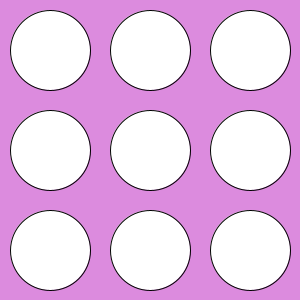
Frame 1 (no input)
Frame 60 (the mouse pressed at the canvas centre just before this capture): identical to frame 1, image omitted
Frame 120 (the mouse held since frame 60 and released just before this capture): identical to frame 1, image omitted

The Processing sketch that drew this single still picture (run headless with seeded random() and noise(); from frame 60 on, the mouse is pressed at the canvas centre):

// Processing sketch: week10_1
// ── week10_1.pde
//week10-1 好玩的程式設計-打地鼠
void setup(){
  size(300,300);//視窗大小
}
void draw(){
  background(#DC8BDE);//背景
  for(int i=0;i<3;i++){//左手i對應y
    for(int j=0;j<3;j++){//右手j對應x
      int x=j*100+50,y=i*100+50;//算出座標
      ellipse(x,y,80,80);//地鼠洞
    }
  }
}
